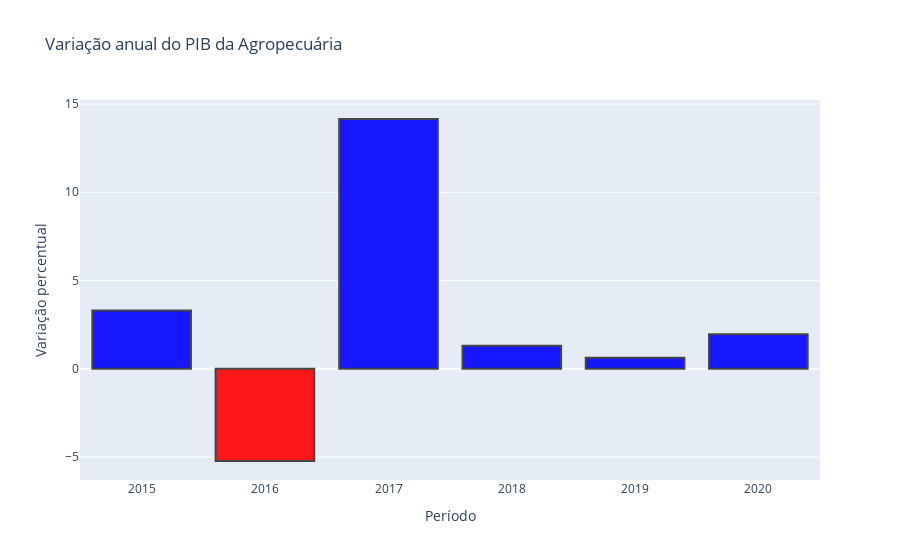

Notebook code cell kept with this figure:
### Code cell
data = [go.Bar(x=PIB_setor.index,
               y=PIB_setor['PIB_agro'],
               marker = {'color': cores,
                         'line': {'color': '#333',
                                  'width': 2}
                        },
               opacity= 0.9
              )
       ]
configuracoes_layout = go.Layout(title='Variação anual do PIB da Agropecuária',
                                 yaxis={'title':'Variação percentual'},
                                 xaxis={'title':'Período'})
fig = go.Figure(data=data, layout=configuracoes_layout)
py.iplot(fig)

### Figure 1 — Plotly figure (JSON) as saved in the notebook; plotly's stock layout.template omitted (floating-point values rounded to 4 significant figures)
{"data": [{"marker": {"color": ["blue", "red", "blue", "blue", "blue", "blue"], "line": {"color": "#333", "width": 2}}, "opacity": 0.9, "type": "bar", "x": ["2015-01-01T00:00:00", "2016-01-01T00:00:00", "2017-01-01T00:00:00", "2018-01-01T00:00:00", "2019-01-01T00:00:00", "2020-01-01T00:00:00"], "y": [3.31, -5.22, 14.15, 1.31, 0.63, 1.96]}], "layout": {"title": {"text": "Variação anual do PIB da Agropecuária"}, "xaxis": {"title": {"text": "Período"}}, "yaxis": {"title": {"text": "Variação percentual"}}}}
